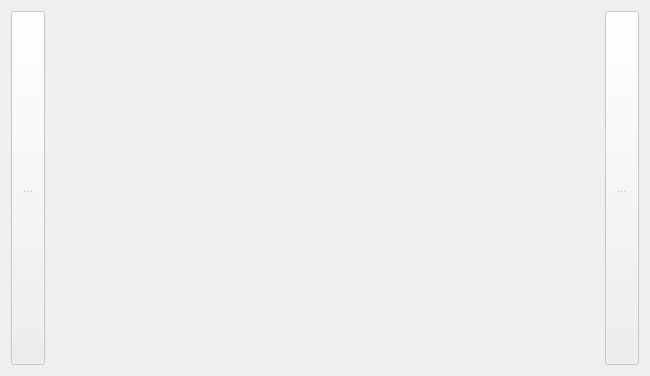
<?xml version="1.0" encoding="UTF-8"?>
<ui version="4.0">
 <class>splashLibrary</class>
 <widget class="QDialog" name="splashLibrary">
  <property name="geometry">
   <rect>
    <x>0</x>
    <y>0</y>
    <width>650</width>
    <height>374</height>
   </rect>
  </property>
  <property name="sizePolicy">
   <sizepolicy hsizetype="Expanding" vsizetype="Fixed">
    <horstretch>0</horstretch>
    <verstretch>0</verstretch>
   </sizepolicy>
  </property>
  <property name="windowTitle">
   <string/>
  </property>
  <layout class="QGridLayout" name="gridLayout_2">
   <item row="0" column="0">
    <widget class="QToolButton" name="prevPage">
     <property name="enabled">
      <bool>false</bool>
     </property>
     <property name="sizePolicy">
      <sizepolicy hsizetype="Minimum" vsizetype="Minimum">
       <horstretch>0</horstretch>
       <verstretch>0</verstretch>
      </sizepolicy>
     </property>
     <property name="minimumSize">
      <size>
       <width>34</width>
       <height>0</height>
      </size>
     </property>
     <property name="maximumSize">
      <size>
       <width>34</width>
       <height>16777215</height>
      </size>
     </property>
     <property name="text">
      <string>...</string>
     </property>
     <property name="iconSize">
      <size>
       <width>50</width>
       <height>50</height>
      </size>
     </property>
    </widget>
   </item>
   <item row="0" column="2">
    <layout class="QGridLayout" name="gridLayout">
     <property name="sizeConstraint">
      <enum>QLayout::SetNoConstraint</enum>
     </property>
     <item row="0" column="0">
      <widget class="splashLabel" name="FwImage_01">
       <property name="sizePolicy">
        <sizepolicy hsizetype="Maximum" vsizetype="Fixed">
         <horstretch>0</horstretch>
         <verstretch>0</verstretch>
        </sizepolicy>
       </property>
       <property name="minimumSize">
        <size>
         <width>130</width>
         <height>66</height>
        </size>
       </property>
       <property name="maximumSize">
        <size>
         <width>214</width>
         <height>66</height>
        </size>
       </property>
       <property name="mouseTracking">
        <bool>true</bool>
       </property>
       <property name="styleSheet">
        <string notr="true">border:1px;</string>
       </property>
       <property name="frameShape">
        <enum>QFrame::Panel</enum>
       </property>
       <property name="frameShadow">
        <enum>QFrame::Raised</enum>
       </property>
       <property name="lineWidth">
        <number>0</number>
       </property>
       <property name="midLineWidth">
        <number>0</number>
       </property>
       <property name="text">
        <string/>
       </property>
       <property name="scaledContents">
        <bool>true</bool>
       </property>
      </widget>
     </item>
     <item row="0" column="1">
      <widget class="splashLabel" name="FwImage_02">
       <property name="sizePolicy">
        <sizepolicy hsizetype="Maximum" vsizetype="Minimum">
         <horstretch>0</horstretch>
         <verstretch>0</verstretch>
        </sizepolicy>
       </property>
       <property name="minimumSize">
        <size>
         <width>130</width>
         <height>0</height>
        </size>
       </property>
       <property name="maximumSize">
        <size>
         <width>214</width>
         <height>66</height>
        </size>
       </property>
       <property name="mouseTracking">
        <bool>true</bool>
       </property>
       <property name="styleSheet">
        <string notr="true">border:1px;</string>
       </property>
       <property name="frameShape">
        <enum>QFrame::Panel</enum>
       </property>
       <property name="frameShadow">
        <enum>QFrame::Plain</enum>
       </property>
       <property name="lineWidth">
        <number>0</number>
       </property>
       <property name="text">
        <string/>
       </property>
       <property name="scaledContents">
        <bool>true</bool>
       </property>
      </widget>
     </item>
     <item row="0" column="3">
      <widget class="splashLabel" name="FwImage_04">
       <property name="sizePolicy">
        <sizepolicy hsizetype="Maximum" vsizetype="Minimum">
         <horstretch>0</horstretch>
         <verstretch>0</verstretch>
        </sizepolicy>
       </property>
       <property name="minimumSize">
        <size>
         <width>130</width>
         <height>0</height>
        </size>
       </property>
       <property name="maximumSize">
        <size>
         <width>214</width>
         <height>66</height>
        </size>
       </property>
       <property name="mouseTracking">
        <bool>true</bool>
       </property>
       <property name="styleSheet">
        <string notr="true">border:1px;</string>
       </property>
       <property name="frameShape">
        <enum>QFrame::Panel</enum>
       </property>
       <property name="frameShadow">
        <enum>QFrame::Plain</enum>
       </property>
       <property name="lineWidth">
        <number>0</number>
       </property>
       <property name="text">
        <string/>
       </property>
       <property name="scaledContents">
        <bool>true</bool>
       </property>
      </widget>
     </item>
     <item row="1" column="0">
      <widget class="splashLabel" name="FwImage_05">
       <property name="sizePolicy">
        <sizepolicy hsizetype="Maximum" vsizetype="Fixed">
         <horstretch>0</horstretch>
         <verstretch>0</verstretch>
        </sizepolicy>
       </property>
       <property name="minimumSize">
        <size>
         <width>0</width>
         <height>66</height>
        </size>
       </property>
       <property name="maximumSize">
        <size>
         <width>214</width>
         <height>66</height>
        </size>
       </property>
       <property name="mouseTracking">
        <bool>true</bool>
       </property>
       <property name="styleSheet">
        <string notr="true">border:1px;</string>
       </property>
       <property name="frameShape">
        <enum>QFrame::Panel</enum>
       </property>
       <property name="frameShadow">
        <enum>QFrame::Plain</enum>
       </property>
       <property name="lineWidth">
        <number>0</number>
       </property>
       <property name="text">
        <string/>
       </property>
       <property name="scaledContents">
        <bool>true</bool>
       </property>
      </widget>
     </item>
     <item row="1" column="1">
      <widget class="splashLabel" name="FwImage_06">
       <property name="sizePolicy">
        <sizepolicy hsizetype="Maximum" vsizetype="Minimum">
         <horstretch>0</horstretch>
         <verstretch>0</verstretch>
        </sizepolicy>
       </property>
       <property name="maximumSize">
        <size>
         <width>214</width>
         <height>66</height>
        </size>
       </property>
       <property name="mouseTracking">
        <bool>true</bool>
       </property>
       <property name="styleSheet">
        <string notr="true">border:1px;</string>
       </property>
       <property name="frameShape">
        <enum>QFrame::Panel</enum>
       </property>
       <property name="frameShadow">
        <enum>QFrame::Plain</enum>
       </property>
       <property name="lineWidth">
        <number>0</number>
       </property>
       <property name="text">
        <string/>
       </property>
       <property name="scaledContents">
        <bool>true</bool>
       </property>
      </widget>
     </item>
     <item row="1" column="2">
      <widget class="splashLabel" name="FwImage_07">
       <property name="sizePolicy">
        <sizepolicy hsizetype="Maximum" vsizetype="Minimum">
         <horstretch>0</horstretch>
         <verstretch>0</verstretch>
        </sizepolicy>
       </property>
       <property name="maximumSize">
        <size>
         <width>214</width>
         <height>66</height>
        </size>
       </property>
       <property name="mouseTracking">
        <bool>true</bool>
       </property>
       <property name="styleSheet">
        <string notr="true">border:1px;</string>
       </property>
       <property name="frameShape">
        <enum>QFrame::Panel</enum>
       </property>
       <property name="frameShadow">
        <enum>QFrame::Plain</enum>
       </property>
       <property name="lineWidth">
        <number>0</number>
       </property>
       <property name="text">
        <string/>
       </property>
       <property name="scaledContents">
        <bool>true</bool>
       </property>
      </widget>
     </item>
     <item row="1" column="3">
      <widget class="splashLabel" name="FwImage_08">
       <property name="sizePolicy">
        <sizepolicy hsizetype="Maximum" vsizetype="Minimum">
         <horstretch>0</horstretch>
         <verstretch>0</verstretch>
        </sizepolicy>
       </property>
       <property name="maximumSize">
        <size>
         <width>214</width>
         <height>66</height>
        </size>
       </property>
       <property name="mouseTracking">
        <bool>true</bool>
       </property>
       <property name="styleSheet">
        <string notr="true">border:1px;</string>
       </property>
       <property name="frameShape">
        <enum>QFrame::Panel</enum>
       </property>
       <property name="frameShadow">
        <enum>QFrame::Plain</enum>
       </property>
       <property name="lineWidth">
        <number>0</number>
       </property>
       <property name="text">
        <string/>
       </property>
       <property name="scaledContents">
        <bool>true</bool>
       </property>
      </widget>
     </item>
     <item row="2" column="0">
      <widget class="splashLabel" name="FwImage_09">
       <property name="sizePolicy">
        <sizepolicy hsizetype="Maximum" vsizetype="Fixed">
         <horstretch>0</horstretch>
         <verstretch>0</verstretch>
        </sizepolicy>
       </property>
       <property name="minimumSize">
        <size>
         <width>0</width>
         <height>66</height>
        </size>
       </property>
       <property name="maximumSize">
        <size>
         <width>214</width>
         <height>66</height>
        </size>
       </property>
       <property name="mouseTracking">
        <bool>true</bool>
       </property>
       <property name="styleSheet">
        <string notr="true">border:1px;</string>
       </property>
       <property name="frameShape">
        <enum>QFrame::Panel</enum>
       </property>
       <property name="frameShadow">
        <enum>QFrame::Plain</enum>
       </property>
       <property name="lineWidth">
        <number>0</number>
       </property>
       <property name="text">
        <string/>
       </property>
       <property name="scaledContents">
        <bool>true</bool>
       </property>
      </widget>
     </item>
     <item row="2" column="1">
      <widget class="splashLabel" name="FwImage_10">
       <property name="sizePolicy">
        <sizepolicy hsizetype="Maximum" vsizetype="Minimum">
         <horstretch>0</horstretch>
         <verstretch>0</verstretch>
        </sizepolicy>
       </property>
       <property name="maximumSize">
        <size>
         <width>214</width>
         <height>66</height>
        </size>
       </property>
       <property name="mouseTracking">
        <bool>true</bool>
       </property>
       <property name="styleSheet">
        <string notr="true">border:1px;</string>
       </property>
       <property name="frameShape">
        <enum>QFrame::Panel</enum>
       </property>
       <property name="frameShadow">
        <enum>QFrame::Plain</enum>
       </property>
       <property name="lineWidth">
        <number>0</number>
       </property>
       <property name="text">
        <string/>
       </property>
       <property name="scaledContents">
        <bool>true</bool>
       </property>
      </widget>
     </item>
     <item row="2" column="2">
      <widget class="splashLabel" name="FwImage_11">
       <property name="sizePolicy">
        <sizepolicy hsizetype="Maximum" vsizetype="Minimum">
         <horstretch>0</horstretch>
         <verstretch>0</verstretch>
        </sizepolicy>
       </property>
       <property name="maximumSize">
        <size>
         <width>214</width>
         <height>66</height>
        </size>
       </property>
       <property name="mouseTracking">
        <bool>true</bool>
       </property>
       <property name="styleSheet">
        <string notr="true">border:1px;</string>
       </property>
       <property name="frameShape">
        <enum>QFrame::Panel</enum>
       </property>
       <property name="frameShadow">
        <enum>QFrame::Plain</enum>
       </property>
       <property name="lineWidth">
        <number>0</number>
       </property>
       <property name="text">
        <string/>
       </property>
       <property name="scaledContents">
        <bool>true</bool>
       </property>
      </widget>
     </item>
     <item row="2" column="3">
      <widget class="splashLabel" name="FwImage_12">
       <property name="sizePolicy">
        <sizepolicy hsizetype="Maximum" vsizetype="Minimum">
         <horstretch>0</horstretch>
         <verstretch>0</verstretch>
        </sizepolicy>
       </property>
       <property name="maximumSize">
        <size>
         <width>214</width>
         <height>66</height>
        </size>
       </property>
       <property name="mouseTracking">
        <bool>true</bool>
       </property>
       <property name="styleSheet">
        <string notr="true">border:1px;</string>
       </property>
       <property name="frameShape">
        <enum>QFrame::Panel</enum>
       </property>
       <property name="frameShadow">
        <enum>QFrame::Plain</enum>
       </property>
       <property name="lineWidth">
        <number>0</number>
       </property>
       <property name="text">
        <string/>
       </property>
       <property name="scaledContents">
        <bool>true</bool>
       </property>
      </widget>
     </item>
     <item row="3" column="0">
      <widget class="splashLabel" name="FwImage_13">
       <property name="sizePolicy">
        <sizepolicy hsizetype="Maximum" vsizetype="Fixed">
         <horstretch>0</horstretch>
         <verstretch>0</verstretch>
        </sizepolicy>
       </property>
       <property name="minimumSize">
        <size>
         <width>0</width>
         <height>66</height>
        </size>
       </property>
       <property name="maximumSize">
        <size>
         <width>214</width>
         <height>66</height>
        </size>
       </property>
       <property name="mouseTracking">
        <bool>true</bool>
       </property>
       <property name="styleSheet">
        <string notr="true">border:1px;</string>
       </property>
       <property name="frameShape">
        <enum>QFrame::Panel</enum>
       </property>
       <property name="frameShadow">
        <enum>QFrame::Plain</enum>
       </property>
       <property name="lineWidth">
        <number>0</number>
       </property>
       <property name="text">
        <string/>
       </property>
       <property name="scaledContents">
        <bool>true</bool>
       </property>
      </widget>
     </item>
     <item row="3" column="1">
      <widget class="splashLabel" name="FwImage_14">
       <property name="sizePolicy">
        <sizepolicy hsizetype="Maximum" vsizetype="Minimum">
         <horstretch>0</horstretch>
         <verstretch>0</verstretch>
        </sizepolicy>
       </property>
       <property name="maximumSize">
        <size>
         <width>214</width>
         <height>66</height>
        </size>
       </property>
       <property name="mouseTracking">
        <bool>true</bool>
       </property>
       <property name="styleSheet">
        <string notr="true">border:1px;</string>
       </property>
       <property name="frameShape">
        <enum>QFrame::Panel</enum>
       </property>
       <property name="frameShadow">
        <enum>QFrame::Plain</enum>
       </property>
       <property name="lineWidth">
        <number>0</number>
       </property>
       <property name="text">
        <string/>
       </property>
       <property name="scaledContents">
        <bool>true</bool>
       </property>
      </widget>
     </item>
     <item row="3" column="2">
      <widget class="splashLabel" name="FwImage_15">
       <property name="sizePolicy">
        <sizepolicy hsizetype="Maximum" vsizetype="Minimum">
         <horstretch>0</horstretch>
         <verstretch>0</verstretch>
        </sizepolicy>
       </property>
       <property name="maximumSize">
        <size>
         <width>214</width>
         <height>66</height>
        </size>
       </property>
       <property name="mouseTracking">
        <bool>true</bool>
       </property>
       <property name="styleSheet">
        <string notr="true">border:1px;</string>
       </property>
       <property name="frameShape">
        <enum>QFrame::Panel</enum>
       </property>
       <property name="frameShadow">
        <enum>QFrame::Plain</enum>
       </property>
       <property name="lineWidth">
        <number>0</number>
       </property>
       <property name="text">
        <string/>
       </property>
       <property name="scaledContents">
        <bool>true</bool>
       </property>
      </widget>
     </item>
     <item row="3" column="3">
      <widget class="splashLabel" name="FwImage_16">
       <property name="sizePolicy">
        <sizepolicy hsizetype="Maximum" vsizetype="Minimum">
         <horstretch>0</horstretch>
         <verstretch>0</verstretch>
        </sizepolicy>
       </property>
       <property name="maximumSize">
        <size>
         <width>214</width>
         <height>66</height>
        </size>
       </property>
       <property name="mouseTracking">
        <bool>true</bool>
       </property>
       <property name="styleSheet">
        <string notr="true">border:1px;</string>
       </property>
       <property name="frameShape">
        <enum>QFrame::Panel</enum>
       </property>
       <property name="frameShadow">
        <enum>QFrame::Plain</enum>
       </property>
       <property name="lineWidth">
        <number>0</number>
       </property>
       <property name="text">
        <string/>
       </property>
       <property name="scaledContents">
        <bool>true</bool>
       </property>
      </widget>
     </item>
     <item row="4" column="0">
      <widget class="splashLabel" name="FwImage_17">
       <property name="sizePolicy">
        <sizepolicy hsizetype="Maximum" vsizetype="Fixed">
         <horstretch>0</horstretch>
         <verstretch>0</verstretch>
        </sizepolicy>
       </property>
       <property name="minimumSize">
        <size>
         <width>0</width>
         <height>66</height>
        </size>
       </property>
       <property name="maximumSize">
        <size>
         <width>214</width>
         <height>66</height>
        </size>
       </property>
       <property name="mouseTracking">
        <bool>true</bool>
       </property>
       <property name="styleSheet">
        <string notr="true">border:1px;</string>
       </property>
       <property name="frameShape">
        <enum>QFrame::Panel</enum>
       </property>
       <property name="frameShadow">
        <enum>QFrame::Plain</enum>
       </property>
       <property name="lineWidth">
        <number>0</number>
       </property>
       <property name="text">
        <string/>
       </property>
       <property name="scaledContents">
        <bool>true</bool>
       </property>
      </widget>
     </item>
     <item row="4" column="1">
      <widget class="splashLabel" name="FwImage_18">
       <property name="sizePolicy">
        <sizepolicy hsizetype="Maximum" vsizetype="Minimum">
         <horstretch>0</horstretch>
         <verstretch>0</verstretch>
        </sizepolicy>
       </property>
       <property name="maximumSize">
        <size>
         <width>214</width>
         <height>66</height>
        </size>
       </property>
       <property name="mouseTracking">
        <bool>true</bool>
       </property>
       <property name="styleSheet">
        <string notr="true">border:1px;</string>
       </property>
       <property name="frameShape">
        <enum>QFrame::Panel</enum>
       </property>
       <property name="frameShadow">
        <enum>QFrame::Plain</enum>
       </property>
       <property name="lineWidth">
        <number>0</number>
       </property>
       <property name="text">
        <string/>
       </property>
       <property name="scaledContents">
        <bool>true</bool>
       </property>
      </widget>
     </item>
     <item row="4" column="2">
      <widget class="splashLabel" name="FwImage_19">
       <property name="sizePolicy">
        <sizepolicy hsizetype="Maximum" vsizetype="Minimum">
         <horstretch>0</horstretch>
         <verstretch>0</verstretch>
        </sizepolicy>
       </property>
       <property name="maximumSize">
        <size>
         <width>214</width>
         <height>66</height>
        </size>
       </property>
       <property name="mouseTracking">
        <bool>true</bool>
       </property>
       <property name="styleSheet">
        <string notr="true">border:1px;</string>
       </property>
       <property name="frameShape">
        <enum>QFrame::Panel</enum>
       </property>
       <property name="frameShadow">
        <enum>QFrame::Plain</enum>
       </property>
       <property name="lineWidth">
        <number>0</number>
       </property>
       <property name="text">
        <string/>
       </property>
       <property name="scaledContents">
        <bool>true</bool>
       </property>
      </widget>
     </item>
     <item row="4" column="3">
      <widget class="splashLabel" name="FwImage_20">
       <property name="sizePolicy">
        <sizepolicy hsizetype="Maximum" vsizetype="Minimum">
         <horstretch>0</horstretch>
         <verstretch>0</verstretch>
        </sizepolicy>
       </property>
       <property name="maximumSize">
        <size>
         <width>214</width>
         <height>66</height>
        </size>
       </property>
       <property name="mouseTracking">
        <bool>true</bool>
       </property>
       <property name="styleSheet">
        <string notr="true">border:1px;</string>
       </property>
       <property name="frameShape">
        <enum>QFrame::Panel</enum>
       </property>
       <property name="frameShadow">
        <enum>QFrame::Plain</enum>
       </property>
       <property name="lineWidth">
        <number>0</number>
       </property>
       <property name="text">
        <string/>
       </property>
       <property name="scaledContents">
        <bool>true</bool>
       </property>
      </widget>
     </item>
     <item row="0" column="2">
      <widget class="splashLabel" name="FwImage_03">
       <property name="sizePolicy">
        <sizepolicy hsizetype="Maximum" vsizetype="Minimum">
         <horstretch>0</horstretch>
         <verstretch>0</verstretch>
        </sizepolicy>
       </property>
       <property name="minimumSize">
        <size>
         <width>130</width>
         <height>0</height>
        </size>
       </property>
       <property name="maximumSize">
        <size>
         <width>214</width>
         <height>66</height>
        </size>
       </property>
       <property name="mouseTracking">
        <bool>true</bool>
       </property>
       <property name="styleSheet">
        <string notr="true">border:1px;</string>
       </property>
       <property name="frameShape">
        <enum>QFrame::Panel</enum>
       </property>
       <property name="frameShadow">
        <enum>QFrame::Plain</enum>
       </property>
       <property name="lineWidth">
        <number>0</number>
       </property>
       <property name="text">
        <string/>
       </property>
       <property name="scaledContents">
        <bool>true</bool>
       </property>
      </widget>
     </item>
    </layout>
   </item>
   <item row="0" column="4">
    <widget class="QToolButton" name="nextPage">
     <property name="enabled">
      <bool>false</bool>
     </property>
     <property name="sizePolicy">
      <sizepolicy hsizetype="Minimum" vsizetype="Minimum">
       <horstretch>0</horstretch>
       <verstretch>0</verstretch>
      </sizepolicy>
     </property>
     <property name="minimumSize">
      <size>
       <width>34</width>
       <height>0</height>
      </size>
     </property>
     <property name="maximumSize">
      <size>
       <width>34</width>
       <height>16777215</height>
      </size>
     </property>
     <property name="text">
      <string>...</string>
     </property>
     <property name="iconSize">
      <size>
       <width>50</width>
       <height>50</height>
      </size>
     </property>
    </widget>
   </item>
   <item row="0" column="1">
    <spacer name="horizontalSpacer">
     <property name="orientation">
      <enum>Qt::Horizontal</enum>
     </property>
     <property name="sizeHint" stdset="0">
      <size>
       <width>40</width>
       <height>20</height>
      </size>
     </property>
    </spacer>
   </item>
   <item row="0" column="3">
    <spacer name="horizontalSpacer_2">
     <property name="orientation">
      <enum>Qt::Horizontal</enum>
     </property>
     <property name="sizeHint" stdset="0">
      <size>
       <width>40</width>
       <height>20</height>
      </size>
     </property>
    </spacer>
   </item>
  </layout>
 </widget>
 <customwidgets>
  <customwidget>
   <class>splashLabel</class>
   <extends>QLabel</extends>
   <header location="global">splashlabel.h</header>
  </customwidget>
 </customwidgets>
 <resources>
  <include location="companion.qrc"/>
 </resources>
 <connections/>
</ui>
